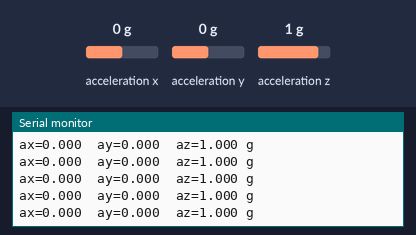
Bench run of a sketch on a simulated ESP32. Shown: the last lines printed to the serial monitor. Wiring (inferred from the names in the program): MPU-6050 motion sensor at I2C address 0x68. The inputs (shaded band) are chosen by the test bench; at power-on: acceleration x 0 g, acceleration y 0 g, acceleration z 1 g.

Above: at 1.3 s.
1.4 s: acceleration x set to -1.4 g
At 1.43 s:
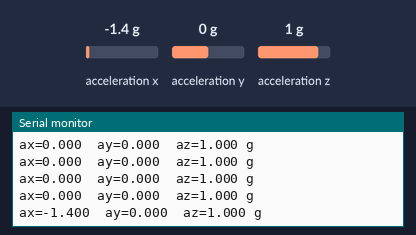
2.9 s: acceleration y set to -1.4 g
At 2.95 s:
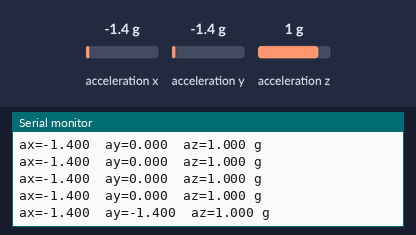
4.4 s: acceleration z set to -1.4 g
At 4.48 s:
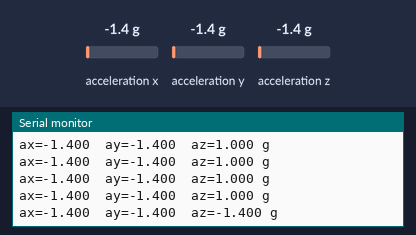

Measured:
- after the input at 1.4 s, the serial monitor: prints a new line at once (image 1)
- after the input at 2.9 s, the serial monitor: prints a new line after 0.05 s (image 2)
- after the input at 4.4 s, the serial monitor: prints a new line after 0.07 s (image 3)

The sketch:

sensor_verify.ino
```cpp
#include <Wire.h>
#define MPU_ADDR 0x68

void setup() {
    Serial.begin(115200);
    Wire.begin(32, 33); // SDA=32, SCL=33
    Wire.beginTransmission(MPU_ADDR);
    Wire.write(0x6B);
    Wire.write(0x00);
    Wire.endTransmission();
    delay(100);
    Serial.println("MPU-6050 初期化完了");
}

int16_t readRaw(uint8_t reg) {
    Wire.beginTransmission(MPU_ADDR);
    Wire.write(reg);
    Wire.endTransmission(false);
    Wire.requestFrom(MPU_ADDR, 2);
    return (Wire.read() << 8) | Wire.read();
}

void loop() {
    float ax = readRaw(0x3B) / 16384.0;
    float ay = readRaw(0x3D) / 16384.0;
    float az = readRaw(0x3F) / 16384.0;
    Serial.printf("ax=%.3f  ay=%.3f  az=%.3f g\n", ax, ay, az);
    delay(100);
}
```
